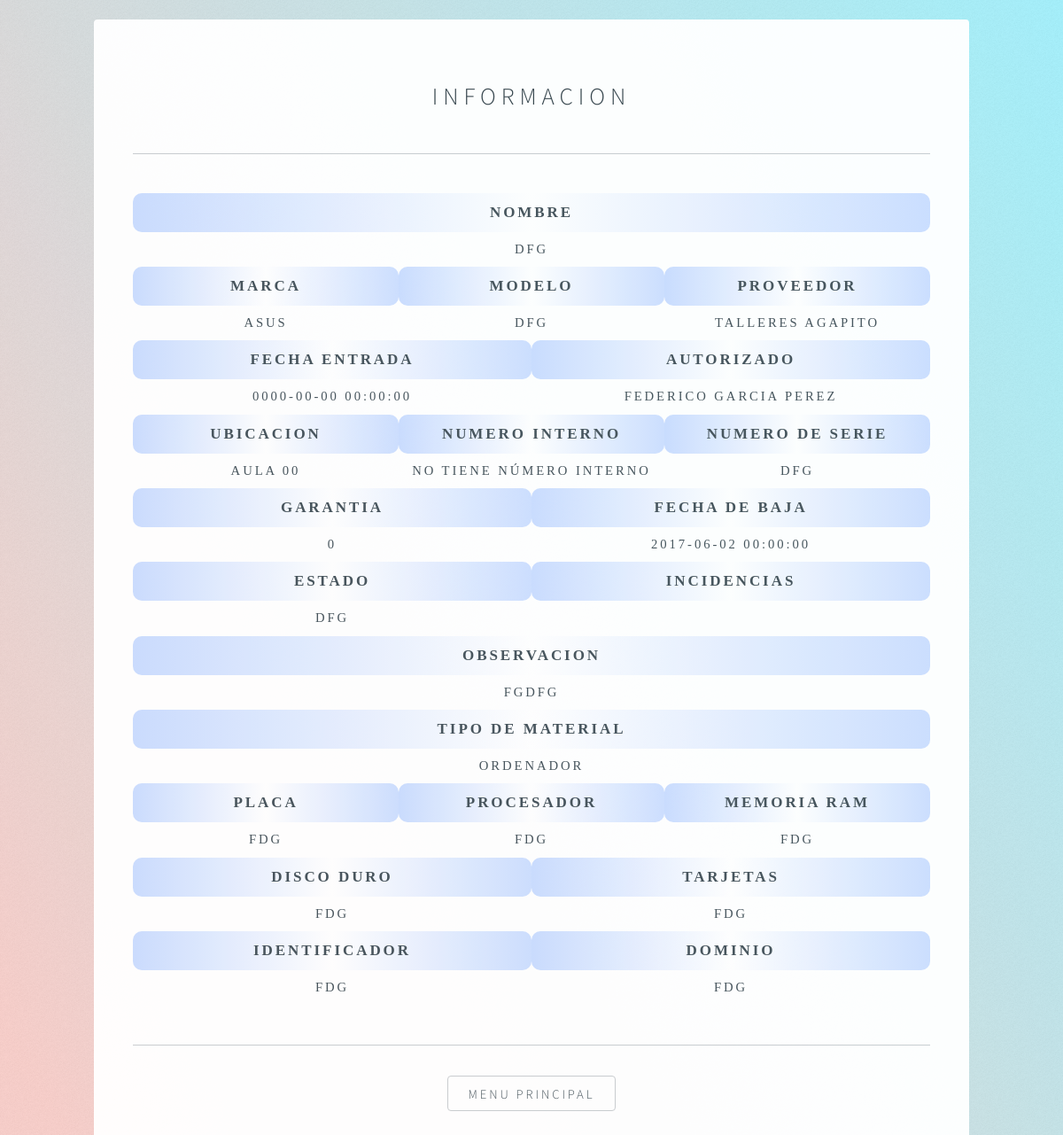
The page /php/Desglose.php?id=5 on the database its author committed.
### tables this page shows
CREATE TABLE IF NOT EXISTS `materiales` (
  `idMaterial` int(11) NOT NULL AUTO_INCREMENT,
  `nombre` varchar(35) NOT NULL,
  `idProveedor` int(11) NOT NULL,
  `idMarca` int(11) NOT NULL,
  `modelo` varchar(40) NOT NULL,
  `numeroSerie` varchar(15) NOT NULL,
  `cantidad` int(11) NOT NULL,
  `fechaEntrada` datetime NOT NULL,
  `idAutorizador` int(11) NOT NULL,
  `idUbicacion` int(11) NOT NULL,
  `numeroInterno` varchar(20) NOT NULL,
  `garantia` tinyint(1) NOT NULL,
  `fechaBaja` datetime DEFAULT NULL,
  `estado` varchar(40) NOT NULL,
  `observaciones` varchar(60) NOT NULL,
  PRIMARY KEY (`idMaterial`)
);

CREATE TABLE IF NOT EXISTS `marcas` (
  `idMarca` int(11) NOT NULL AUTO_INCREMENT,
  `Nombre` varchar(35) NOT NULL,
  PRIMARY KEY (`idMarca`)
);

CREATE TABLE IF NOT EXISTS `proveedores` (
  `idProveedor` int(11) NOT NULL AUTO_INCREMENT,
  `nombre` varchar(35) NOT NULL,
  PRIMARY KEY (`idProveedor`)
);

CREATE TABLE IF NOT EXISTS `usuarios` (
  `idUsuario` int(11) NOT NULL AUTO_INCREMENT,
  `nombre` varchar(30) NOT NULL,
  `apellidos` varchar(50) NOT NULL,
  `rol` varchar(25) NOT NULL,
  `username` varchar(20) NOT NULL,
  `password` varchar(20) NOT NULL,
  PRIMARY KEY (`idUsuario`)
);

CREATE TABLE IF NOT EXISTS `ubicaciones` (
  `idUbicacion` int(11) NOT NULL AUTO_INCREMENT,
  `nombre` varchar(50) NOT NULL,
  `nombreAntiguo` varchar(50) NOT NULL,
  PRIMARY KEY (`idUbicacion`)
);

CREATE TABLE IF NOT EXISTS `ordenadores` (
  `idMaterial` int(11) NOT NULL,
  `placa` varchar(35) NOT NULL,
  `procesador` varchar(35) NOT NULL,
  `memoriaRAM` varchar(35) NOT NULL,
  `discoDuro` varchar(35) NOT NULL,
  `tarjetas` varchar(70) NOT NULL,
  `identificador` varchar(15) NOT NULL,
  `dominio` varchar(15) NOT NULL,
  PRIMARY KEY (`idMaterial`)
);

### php/Desglose.php (the view, shortened to what this page needs)
<!DOCTYPE HTML>
<html>
	<head>
		<link rel="stylesheet" href= ../css/main.css />
	</head>
	<body class="is-loading">
	<?php
      include("conexion.php");
      $idMaterial=$_GET['id'];
      $material = "SELECT * FROM materiales where idMaterial = $idMaterial";
      $registros = mysqli_query($conexion,$material) or die("Error en la consulta de seleccion $material");
    ?>
			<div id="wrapper">
					<section id="main">
						<header>
							<h1>Informacion</h1>
						</header>
						<hr />
							<table class="visualizacion">
								<tr>
									<th colspan="6">
										Nombre
									</th>
								</tr>
								<tr>
									<td colspan="6">
									<?php
								        while($linea=mysqli_fetch_array($registros))
								        {
								        	$nombre = $linea['nombre'];
								        	echo "$nombre";
								      ?>
									</td>
								</tr>
								<tr>
									<th colspan="2">
										Marca
									</th>
									<th colspan="2">
										Modelo
									</th>
									<th colspan="2">
										Proveedor
									</th>
								</tr>
								<tr>
									<td colspan="2">
									<?php
								        	$marca = "SELECT * FROM marcas where idMarca = ".$linea['idMarca'];
								        	$registros2 = mysqli_query($conexion,$marca) or die("Error en la consulta de seleccion $marca");
								        	while($linea2=mysqli_fetch_array($registros2))
								        	{
								        		$nombreM = $linea2['Nombre'];
												echo "$nombreM";
								        	}
								      ?>
									</td>
									<td colspan="2">
									<?php
								        	$modelo = $linea['modelo'];
								        	echo "$modelo";
								      ?>
									</td>
									<td colspan="2">
										<?php
								        	$proveedor = "SELECT * FROM proveedores where idProveedor = ".$linea['idProveedor'];
								        	$registros3 = mysqli_query($conexion,$proveedor) or die("Error en la consulta de seleccion $proveedor");
								        	while($linea3=mysqli_fetch_array($registros3)){
								        		$nombreP = $linea3['nombre'];
												echo "$nombreP";
								        	}
								      	?>
									</td>
								</tr>
								<tr>
									<th colspan="3">
										Fecha Entrada
									</th>
									<th colspan="3">
										Autorizado
									</th>
								</tr>
								<tr>
									<td colspan="3">
										<?php
								        	$fecEntrada = $linea['fechaEntrada'];
								        	echo "$fecEntrada";
								      	?>
									</td>
									<td colspan="3">
										<?php
								        	$autorizado = "SELECT * FROM usuarios where idUsuario = ".$linea['idAutorizador'];
								        	$registros4 = mysqli_query($conexion,$autorizado) or die("Error en la consulta de seleccion $autorizado");
								        	while($linea4=mysqli_fetch_array($registros4)){
								        		$nombreA = $linea4['nombre']." ". $linea4['apellidos'];
												echo "$nombreA";
								        	}
								      	?>
									</td>
								</tr>
								<tr>
									<th colspan="2">
										Ubicacion
									</th>
									<th colspan="2">
										Numero Interno
									</th>
									<th colspan="2">
										Numero de Serie
									</th>
								</tr>
								<tr>
									<td colspan="2">
										<?php
								        	$ubicacion = "SELECT * FROM ubicaciones where idUbicacion = ".$linea['idUbicacion'];
								        	$registros5 = mysqli_query($conexion,$ubicacion) or die("Error en la consulta de seleccion $ubicacion");
								        	while($linea5=mysqli_fetch_array($registros5)){
								        		$nombreU = $linea5['nombre'];
												echo "$nombreU";
								        	}
								      	?>
									</td>
									<td colspan="2">
										<?php
								        	$numeroInterno = $linea['numeroInterno'];
								        	if($numeroInterno == null){
								        		echo "No tiene número interno";
								        	}else{
								        		echo "$numeroInterno";
								        	}
								      	?>
									</td>
									<td colspan="2">
										<?php
								        	$numeroSerie = $linea['numeroSerie'];
								        	if($numeroSerie == null){
								        		echo "No tiene número de serie";
								        	}else{
								        		echo "$numeroSerie";
								        	}
								      	?>
									</td>
								</tr>
								<tr>
									<th colspan="3">
										Garantia
									</th>
									<th colspan="3">
										Fecha de Baja
									</th>
								</tr>
								<tr>
									<td colspan="3">
										<?php
								        	$garantia = $linea['garantia'];
								        	if($garantia==null){
								        		echo "No tiene garantia";
								        	}else{
								        		echo "$garantia";
								        	}
								      	?>
									</td>
									<td colspan="3">
										<?php
								        	$fechaBaja = $linea['fechaBaja'];
								        	if($fechaBaja==null){
								        		echo "No tiene fecha de bajas";
								        	}else{
								        		echo "$fechaBaja";
								        	}
								      	?>
									</td>
								</tr>
								<tr>
									<th colspan="3">
										Estado
									</th>
									<th colspan="3">
										Incidencias
									</th>
								</tr>
								<tr>
									<td colspan="3">
										<?php
								        	$estado = $linea['estado'];
								        	if($estado == null){
								        		echo "No tiene estado";
								        	}else{
								        		echo "$estado";
								        	}
								      	?>
									</td>
									<td colspan="3">
									</td>
								</tr>
								<tr>
									<th colspan="6">
										Observacion
									</th>
								</tr>
								<tr>
									<td colspan="6">
										<?php
									        	$observaciones = $linea['observaciones'];
									        	if($observaciones == null){
									        		echo "No tiene observaciones";
									        	}else{
									        		echo "$observaciones";
									        	}
									    ?>
									</td>
								</tr>
								<?php
										$tipo = "SELECT * FROM ordenadores where idMaterial = ".$linea['idMaterial'];
								        $registros6 = mysqli_query($conexion,$tipo) or die("Error en la consulta de seleccion $tipo");
								        while($linea6=mysqli_fetch_array($registros6)){
								        	$placa = $linea6['placa'];
								        	$procesador = $linea6['procesador'];
								        	$memoriaRAM = $linea6['memoriaRAM'];
								        	$discoDuro = $linea6['discoDuro'];
								        	$tarjetas = $linea6['tarjetas'];
								        	$identificador = $linea6['identificador'];
								        	$dominio = $linea6['dominio'];
											echo "<tr><th colspan='6'>Tipo de material</th></tr><tr><td colspan='6'>Ordenador</td></tr>";
											echo "<tr><th colspan='2'>Placa</th><th colspan='2'>Procesador</th><th colspan='2'>Memoria RAM</th></tr><tr><td colspan='2'>$placa</td><td colspan='2'>$procesador</td><td colspan='2'>$memoriaRAM</td></tr>";
											echo "<tr><th colspan='3'>Disco duro</th><th colspan='3'>Tarjetas</th></tr><tr><td colspan='3'>$discoDuro</td><td colspan='3'>$tarjetas</td></tr>";
											echo "<tr><th colspan='3'>Identificador</th><th colspan='3'>Dominio</th></tr><tr><td colspan='3'>$identificador</td><td colspan='3'>$dominio</td></tr>";
								        }
									}
								?>
							</table>
						<hr/>
						<footer>
							<ul class="icons">
								<a href="principal.php"><input type="button" value="Menu Principal">
							</ul>
						</footer>
					</section>
			</div>
	</body>
</html>

### rows shown on the page
materiales: nombre "DFG", modelo "DFG", fechaEntrada "0000-00-00 00:00:00", numeroInterno "NO TIENE NÚMERO INTERNO", numeroSerie "DFG", garantia "0", fechaBaja "2017-06-02 00:00:00", estado "DFG", observaciones "FGDFG"
marcas: Nombre "ASUS"
proveedores: nombre "TALLERES AGAPITO"
usuarios: nombreA "FEDERICO GARCIA PEREZ"
ubicaciones: nombre "AULA 00"
ordenadores: placa "FDG", procesador "FDG", memoriaRAM "FDG", discoDuro "FDG", tarjetas "FDG", identificador "FDG", dominio "FDG"
